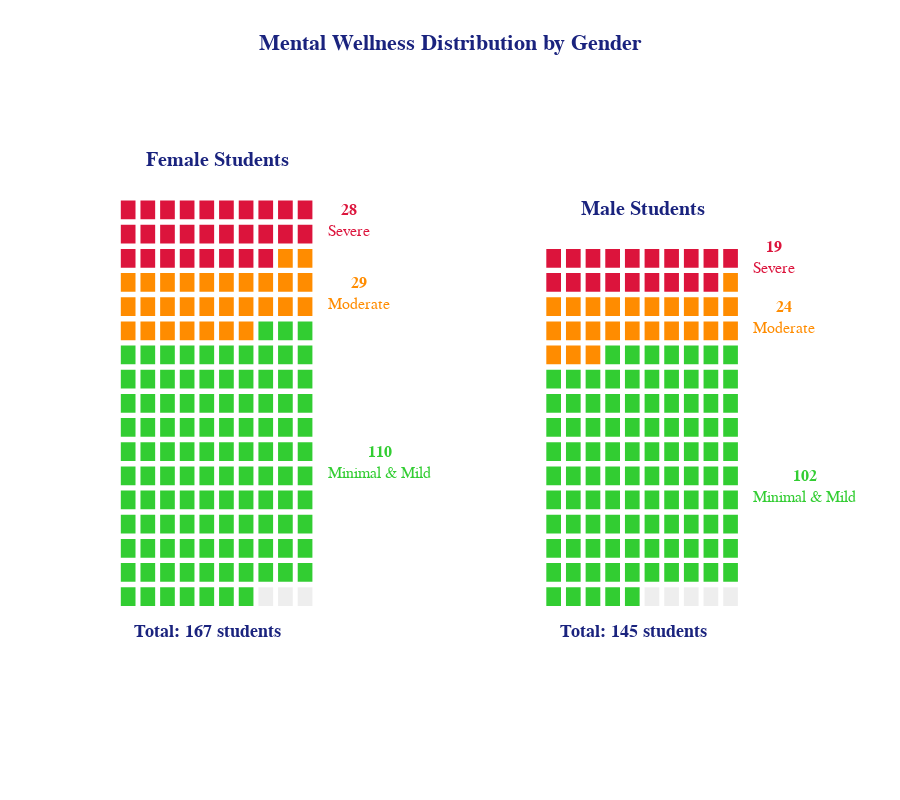

The notebook cell this image was saved under:
### Code cell
# Cell 6: Mental Wellness by Gender - Waffle Chart
import pandas as pd
import plotly.graph_objects as go
from plotly.subplots import make_subplots
import numpy as np

# Load data
df = pd.read_csv('Cleaned_Form_Responses.csv')

# Map labels
gender_mapping = {1: 'Female', 2: 'Male'}
wellness_mapping = {1: 'Minimal & Mild', 2: 'Moderate', 3: 'Severe'}

df['Gender_Label'] = df['Gender'].map(gender_mapping)
df['Wellness_Label'] = df['Depressed_Anxious'].map(wellness_mapping)

# Get counts for each gender
female_data = df[df['Gender_Label'] == 'Female']['Wellness_Label'].value_counts()
male_data = df[df['Gender_Label'] == 'Male']['Wellness_Label'].value_counts()

# Updated colors
colors = {
    'Minimal & Mild': 'limegreen',
    'Moderate': 'darkorange',
    'Severe': 'crimson'
}

def create_waffle_data(data_series, grid_cols=10):
    """Create waffle chart layout data - groups by category"""
    # Order: Severe, Moderate, Minimal & Mild (top to bottom)
    order = ['Severe', 'Moderate', 'Minimal & Mild']
    
    squares = []
    category_positions = {}  # Track where each category starts
    current_row = 0
    
    for level in order:
        count = data_series.get(level, 0)
        if count > 0:
            category_positions[level] = current_row
            squares.extend([level] * count)
            rows_for_category = int(np.ceil(count / grid_cols))
            current_row += rows_for_category
    
    total = data_series.sum()
    grid_rows = int(np.ceil(total / grid_cols))
    
    # Pad to fill grid
    while len(squares) < grid_rows * grid_cols:
        squares.append('Empty')
    
    return squares, grid_rows, grid_cols, category_positions

def create_waffle_trace(squares, grid_rows, grid_cols, colors):
    """Create plotly shapes for waffle chart"""
    shapes = []
    
    idx = 0
    for row in range(grid_rows):
        for col in range(grid_cols):
            if idx < len(squares):
                level = squares[idx]
                
                if level != 'Empty':
                    color = colors[level]
                else:
                    color = '#EEEEEE'
                
                # Create square shape
                shapes.append(
                    dict(
                        type='rect',
                        x0=col, x1=col+0.9,
                        y0=grid_rows-row-1, y1=grid_rows-row-0.1,  # Flip vertically
                        fillcolor=color,
                        line=dict(color='white', width=3)
                    )
                )
                
                idx += 1
    
    return shapes

# Create waffle data for both genders (10 columns like the example)
female_squares, female_rows, female_cols, female_positions = create_waffle_data(female_data, grid_cols=10)
male_squares, male_rows, male_cols, male_positions = create_waffle_data(male_data, grid_cols=10)

# Create subplots without subplot_titles
fig = make_subplots(
    rows=1, cols=2,
    horizontal_spacing=0.15,
    specs=[[{'type': 'xy'}, {'type': 'xy'}]]
)

# Add invisible traces to create the layout
fig.add_trace(go.Scatter(x=[0], y=[0], mode='markers', marker=dict(opacity=0), showlegend=False), row=1, col=1)
fig.add_trace(go.Scatter(x=[0], y=[0], mode='markers', marker=dict(opacity=0), showlegend=False), row=1, col=2)

# Create shapes for female
female_shapes = create_waffle_trace(female_squares, female_rows, female_cols, colors)

# Create shapes for male  
male_shapes = create_waffle_trace(male_squares, male_rows, male_cols, colors)

# Offset male shapes to right subplot
for shape in male_shapes:
    shape['xref'] = 'x2'
    shape['yref'] = 'y2'

for shape in female_shapes:
    shape['xref'] = 'x1'
    shape['yref'] = 'y1'

# Update layout
fig.update_layout(
    shapes=female_shapes + male_shapes,
    title={
        'text': '<b>Mental Wellness Distribution by Gender</b>',
        'x': 0.5,
        'xanchor': 'center',
        'font': {'size': 22, 'color': '#1A237E', 'family': 'Arial Black'}
    },
    showlegend=False,
    plot_bgcolor='white',
    paper_bgcolor='white',
    height=800,  # Increased height for larger waffle chart
    margin=dict(t=100, b=120, l=80, r=80)
)

# Add titles directly above each waffle chart
fig.add_annotation(
    x=5, y=female_rows + 1.5,  # Use female_rows directly
    text='<b>Female Students</b>',
    showarrow=False,
    xref='x1', yref='y1',
    xanchor='center',
    font=dict(size=20, family='Arial Black', color='#1A237E')
)

fig.add_annotation(
    x=5, y=male_rows + 1.5,  # Use male_rows directly
    text='<b>Male Students</b>',
    showarrow=False,
    xref='x2', yref='y2',
    xanchor='center',
    font=dict(size=20, family='Arial Black', color='#1A237E')
)

# Add numbers and labels to the RIGHT of each category group for FEMALE chart
for level in ['Severe', 'Moderate', 'Minimal & Mild']:
    if level in female_positions:
        count = female_data.get(level, 0)
        
        # Calculate middle position for this category group
        rows_for_category = int(np.ceil(count / 10))
        start_row = female_positions[level]
        middle_row = female_rows - start_row - rows_for_category / 2 + 0.5
        
        # Add number and label in the requested format
        fig.add_annotation(
            x=10.5,  # Positioned to the right of the waffle chart
            y=middle_row,
            text=f'<b>{count}</b><br>{level}',
            showarrow=False,
            xref='x1', yref='y1',
            xanchor='left',
            font=dict(size=16, family='Arial Black', color=colors[level])
        )

# Add numbers and labels to the RIGHT of each category group for MALE chart
for level in ['Severe', 'Moderate', 'Minimal & Mild']:
    if level in male_positions:
        count = male_data.get(level, 0)
        
        # Calculate middle position for this category group
        rows_for_category = int(np.ceil(count / 10))
        start_row = male_positions[level]
        middle_row = male_rows - start_row - rows_for_category / 2 + 0.5
        
        # Add number and label in the requested format
        fig.add_annotation(
            x=10.5,  # Positioned to the right of the waffle chart
            y=middle_row,
            text=f'<b>{count}</b><br>{level}',
            showarrow=False,
            xref='x2', yref='y2',
            xanchor='left',
            font=dict(size=16, family='Arial Black', color=colors[level])
        )

# Update axes for both subplots
for i in [1, 2]:
    fig.update_xaxes(
        showgrid=False, 
        showticklabels=False, 
        zeroline=False,
        range=[-2, 14],  # Increased range to zoom out horizontally
        row=1, col=i
    )
    fig.update_yaxes(
        showgrid=False, 
        showticklabels=False, 
        zeroline=False,
        range=[-3, max(female_rows, male_rows) + 4],  # Increased range to zoom out vertically
        row=1, col=i
    )

# Calculate total counts for female and male students
female_total = female_data.sum()
male_total = male_data.sum()

# Add LARGER total count BELOW each waffle chart
fig.add_annotation(
    x=4.5, y=-1,
    text=f'<b>Total: {female_total} students</b>',
    showarrow=False,
    xref='x1', yref='y1',
    font=dict(size=18, color='#1A237E', family='Arial Black')
)

fig.add_annotation(
    x=4.5, y=-1,
    text=f'<b>Total: {male_total} students</b>',
    showarrow=False,
    xref='x2', yref='y2',
    font=dict(size=18, color='#1A237E', family='Arial Black')
)

fig.show()
